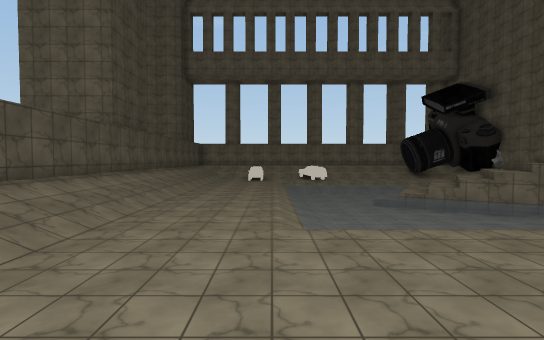
[1] (above)

14 first-person views from a walk through a scene from a Unity 3-D project. The camera is 1.5 m above the floor, tilts 2° down and sees 85° across. The floor is counted in squares, 2 m on a side. Each view is taken from the middle of a square. On the plan, view 1 faces up. The plan holds only what a view shows up to about 10 squares ahead; the rest is blank. The place goes on beyond the plan. The player is left out. Some animated figures are left out. Some surface patterns are stand-ins.

[2]
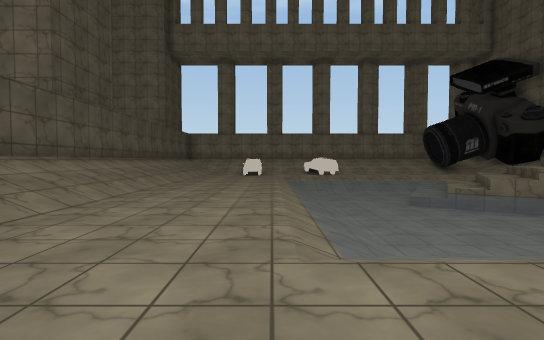

[3]
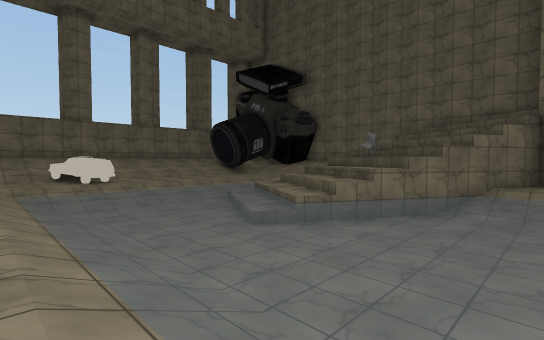

[4]
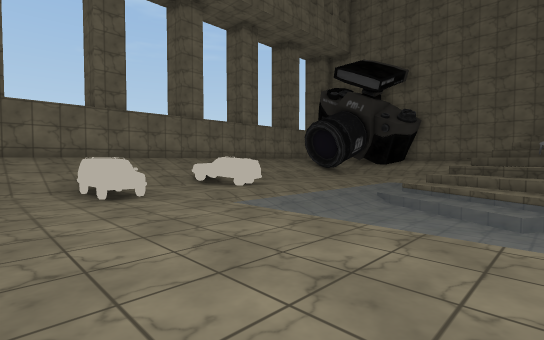

[5]
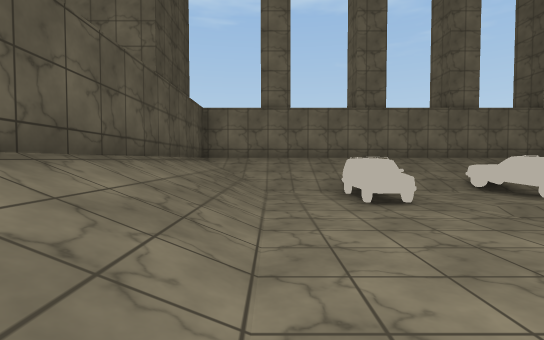

[6]
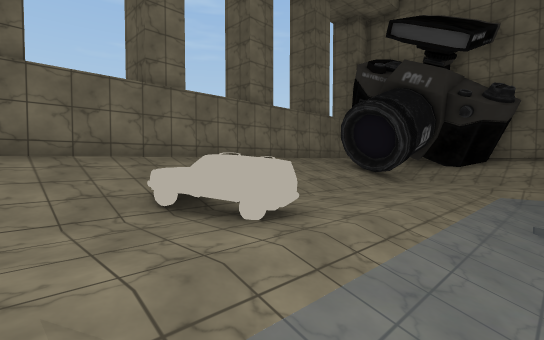

[7]
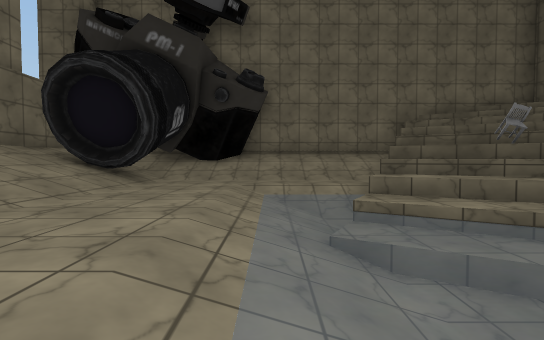

[8]
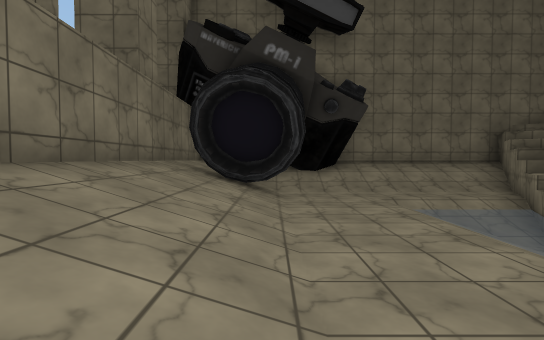

[9]
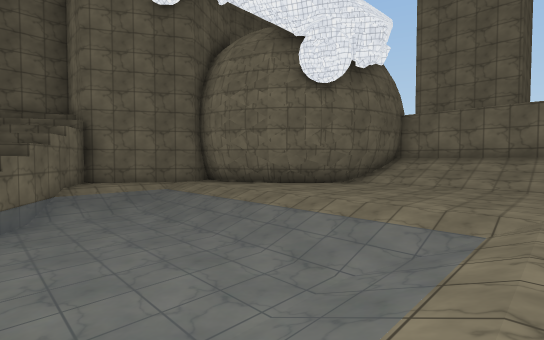

[10]
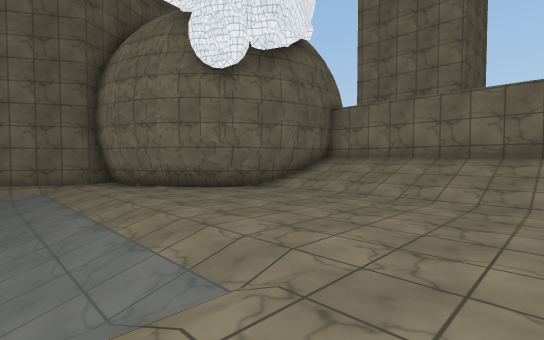

[11]
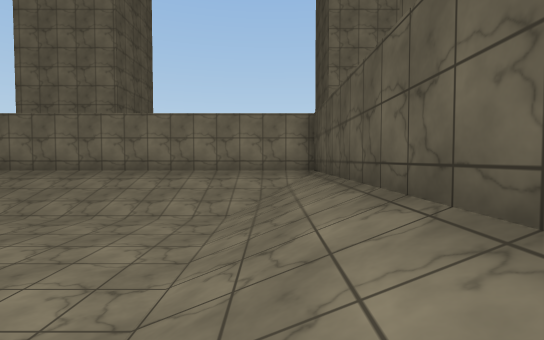

[12]
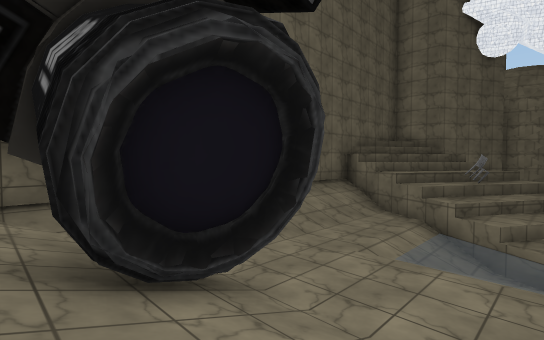

[13]
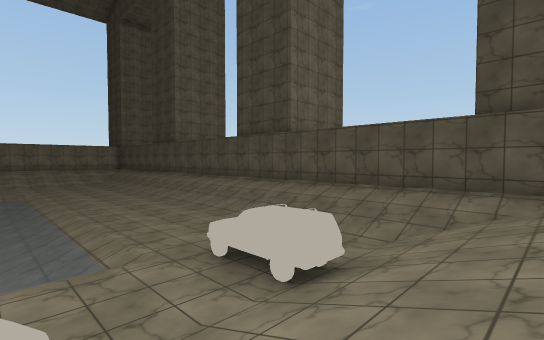

[14]
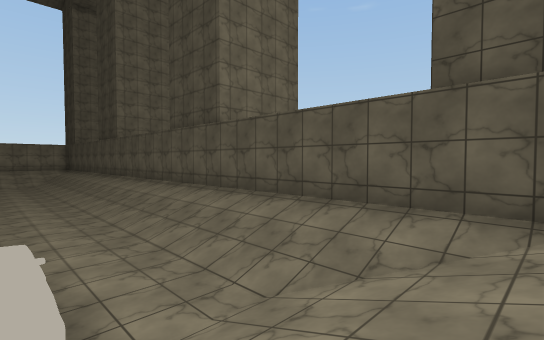

### Floor plan
Key: @ floor where view 1 was taken; # wall or solid block; . main floor; : floor 0.25 m higher than the main floor; - floor 0.25 m lower than the main floor; + floor 0.75 m higher than the main floor; * floor 1 m higher than the main floor; % floor 1.5 m higher than the main floor; / step, stairs or slope; = window, fence, low wall or low ledge; ~ liquid the walk can cross; ≈ liquid the walk keeps out of; ^ raised ledge; O other object.
Columns run from 6 left of view 1 to 13 right of it. Each row starts with its distance up from view 1.
 22 ####################
 21 #%%%%%%%%%%%%%%%%%%#
 20 #%++++++++++++++#  #
 19 #%/::O:://::::::###
 18 #%/..O../O......./#
 17 #%/..O.........../##
 16 #%/....~~~~~~~~-.//#
 15 #%/....~≈≈≈≈≈≈≈-.//#
 14 #%/....~≈≈≈≈≈^^=.//#
 13 #%/....~≈≈≈≈^^^^^//#
 12 #%/....~≈≈≈^^^^^####
 11 #%/....~≈≈≈^^^#
 10 #%/....~≈≈≈≈≈###
  9 #%/....~≈≈≈≈≈≈≈##
  8 #%/....~≈≈≈≈≈≈≈-##
  7 #%/....~≈≈≈≈≈≈≈-.#
  6 #%/....~~~~~~~~-##
  5 #%/.............#
  4 #%/...........###
  3 #%/.........###
  2 #%/........##
  1 #%/::::::::#
  0 #%****@****#
 -1 ############

Positions as (right, up) in squares from view 1, and headings:
1: (0, 0), facing up
2: (0, 3), facing up
3: (0, 7), facing up-right
4: (-3, 11), facing up-right
5: (-3, 12), facing up
6: (0, 15), facing up-right
7: (3, 16), facing right
8: (3, 19), facing right
9: (0, 10), facing down-right
10: (-1, 7), facing down-right
11: (-4, 7), facing down
12: (7, 21), facing down-right
13: (2, 21), facing down-left
14: (-1, 21), facing down-left
